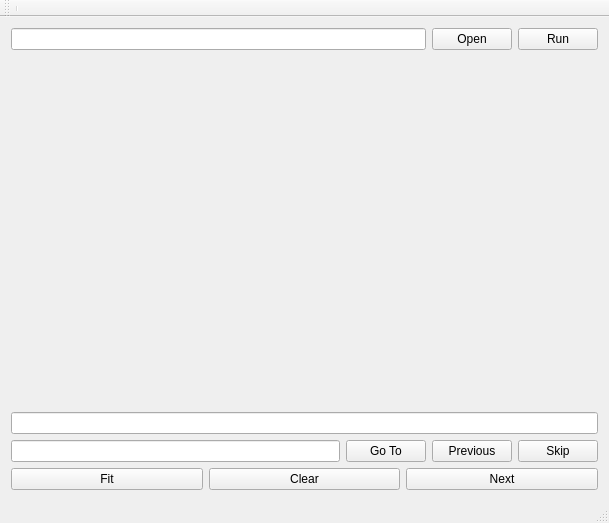
<?xml version="1.0" encoding="UTF-8"?>
<ui version="4.0">
 <class>MainWindow</class>
 <widget class="QMainWindow" name="MainWindow">
  <property name="geometry">
   <rect>
    <x>0</x>
    <y>0</y>
    <width>609</width>
    <height>523</height>
   </rect>
  </property>
  <property name="sizePolicy">
   <sizepolicy hsizetype="Expanding" vsizetype="Expanding">
    <horstretch>0</horstretch>
    <verstretch>0</verstretch>
   </sizepolicy>
  </property>
  <property name="windowTitle">
   <string>Lukin Lab - B26 GUI</string>
  </property>
  <widget class="QWidget" name="centralwidget">
   <layout class="QVBoxLayout" name="verticalLayout">
    <item>
     <layout class="QHBoxLayout" name="horizontalLayout_1" stretch="0">
      <property name="margin">
       <number>1</number>
      </property>
      <item>
       <layout class="QVBoxLayout" name="verticalLayout_1" stretch="0,1,26,0,0,0">
        <property name="margin">
         <number>1</number>
        </property>
        <item>
         <layout class="QHBoxLayout" name="horizontalLayout_5">
          <item>
           <widget class="QLineEdit" name="data_filepath"/>
          </item>
          <item>
           <widget class="QPushButton" name="btn_open">
            <property name="text">
             <string>Open</string>
            </property>
           </widget>
          </item>
          <item>
           <widget class="QPushButton" name="btn_run">
            <property name="text">
             <string>Run</string>
            </property>
           </widget>
          </item>
         </layout>
        </item>
        <item>
         <layout class="QHBoxLayout" name="horizontalLayout_2">
          <item>
           <widget class="QWidget" name="toolbar_space" native="true"/>
          </item>
         </layout>
        </item>
        <item>
         <layout class="QHBoxLayout" name="horizontalLayout_3">
          <item>
           <widget class="QWidget" name="plot" native="true"/>
          </item>
         </layout>
        </item>
        <item>
         <widget class="QLineEdit" name="peak_locs"/>
        </item>
        <item>
         <layout class="QHBoxLayout" name="horizontalLayout">
          <item>
           <widget class="QLineEdit" name="input_next"/>
          </item>
          <item>
           <widget class="QPushButton" name="btn_goto">
            <property name="text">
             <string>Go To</string>
            </property>
           </widget>
          </item>
          <item>
           <widget class="QPushButton" name="btn_prev">
            <property name="text">
             <string>Previous</string>
            </property>
           </widget>
          </item>
          <item>
           <widget class="QPushButton" name="btn_skip">
            <property name="text">
             <string>Skip</string>
            </property>
           </widget>
          </item>
         </layout>
        </item>
        <item>
         <layout class="QHBoxLayout" name="horizontalLayout_4">
          <item>
           <widget class="QPushButton" name="btn_fit">
            <property name="text">
             <string>Fit</string>
            </property>
           </widget>
          </item>
          <item>
           <widget class="QPushButton" name="btn_clear">
            <property name="text">
             <string>Clear</string>
            </property>
           </widget>
          </item>
          <item>
           <widget class="QPushButton" name="btn_next">
            <property name="text">
             <string>Next</string>
            </property>
           </widget>
          </item>
         </layout>
        </item>
       </layout>
      </item>
     </layout>
    </item>
   </layout>
  </widget>
  <widget class="QStatusBar" name="statusbar"/>
  <widget class="QToolBar" name="toolBar">
   <property name="windowTitle">
    <string>toolBar</string>
   </property>
   <attribute name="toolBarArea">
    <enum>TopToolBarArea</enum>
   </attribute>
   <attribute name="toolBarBreak">
    <bool>false</bool>
   </attribute>
   <addaction name="separator"/>
  </widget>
  <action name="btn_exit">
   <property name="text">
    <string>Exit</string>
   </property>
  </action>
  <action name="btn_load_gui">
   <property name="text">
    <string>load</string>
   </property>
  </action>
  <action name="btn_save_gui">
   <property name="text">
    <string>save</string>
   </property>
  </action>
  <action name="btn_about">
   <property name="text">
    <string>about</string>
   </property>
  </action>
  <action name="btn_test_2">
   <property name="text">
    <string>test</string>
   </property>
  </action>
 </widget>
 <resources/>
 <connections/>
</ui>
